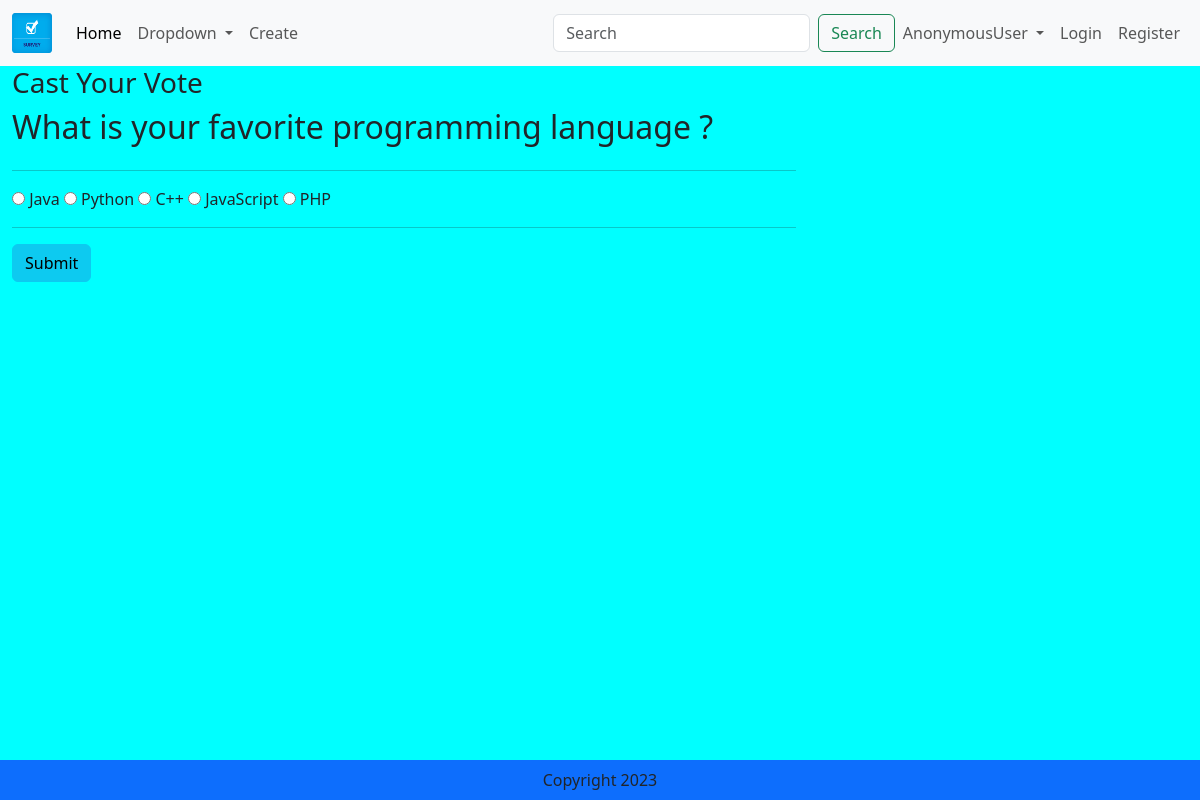
Screenshot of /vote/16/ with the database file from the repository.
### app/models.py (models this page shows, shortened)
class Entity(models.Model):
    question =  models.TextField()
    rate_question = models.TextField(max_length=50, default="")

class Poll(models.Model):
    questionId = models.ForeignKey(Entity,on_delete=models.CASCADE)
    option_one = models.CharField(max_length=50)
    option_two = models.CharField(max_length=50)
    option_three = models.CharField(max_length=50)
    option_four = models.CharField(max_length=50, default='')
    option_five = models.CharField(max_length=50,default='')
    option_count_one = models.IntegerField(default=0)
    option_count_two = models.IntegerField(default=0)
    option_count_three = models.IntegerField(default=0)
    option_count_four = models.IntegerField(default=0)
    option_count_five = models.IntegerField(default=0)

### app/views.py (the view, shortened to what this page needs)
# urls.py: path('vote/<entity_id>/',views.vote, name='vote'),
def vote(request, entity_id):
    entity = Entity.objects.get(pk=entity_id)
    poll = Poll.objects.get(questionId=entity)
    context = {'entity':entity, 'poll':poll }
    return render(request,'vote.html',context)

### templates/vote.html (shortened to what this page needs)
{% extends 'base.html' %}
{% load static %}
{% block main-content %}
<div class="container-fluid">
    <div class="col-lg-8 col-lg-offset-2">
        <div class="panel panel-default">
            <div class="panel-heading">
                <h3 class="panel-title">Cast Your Vote</h3>
            </div>
            <div class="panel-body">
                <div class="row">
                    <div class="col-lg-12">
                        <h2>{{entity.question}}</h2>
                    </div>
                </div>
                <div class="row">
                    <div class="col-lg-12">
                        <hr />
                        <form method="POST">
                            <div class="form-group">
                                <div class="radio">
                                    <label>
                                        <input type="radio" name="poll" value="option1" id="option1"  required>
                                        {{poll.option_one}}
                                    </label>
                                    <label>
                                        <input type="radio" name="poll" value="option2" id="option2" >
                                        {{poll.option_two}}
                                    </label>
                                    <label>
                                        <input type="radio" name="poll" value="option3" id="option3" >
                                        {{poll.option_three}}
                                    </label>
                                    <label>
                                        <input type="radio" name="poll" value="option4" id="option4" >
                                        {{poll.option_four}}
                                    </label>
                                    <label>
                                        <input type="radio" name="poll" value="option5" id="option5" >
                                        {{poll.option_five}}
                                    </label>
                                </div>
                            </div>
                            <hr />
                            <button type="submit" class="btn btn-info">
                                Submit
                            </button>
                        </form>
                    </div>
                </div>
            </div>
        </div>
    </div>
</div>
{% endblock main-content %}

### static/style.css (style rules this page uses)
body { background-color: aqua; }

### rows the page displays
Entity: question "What is your favorite programming language ?"
Poll: option_one "Java", option_two "Python", option_three "C++", option_four "JavaScript", option_five "PHP"

### other values shown
{{ request.user }} "AnonymousUser"
